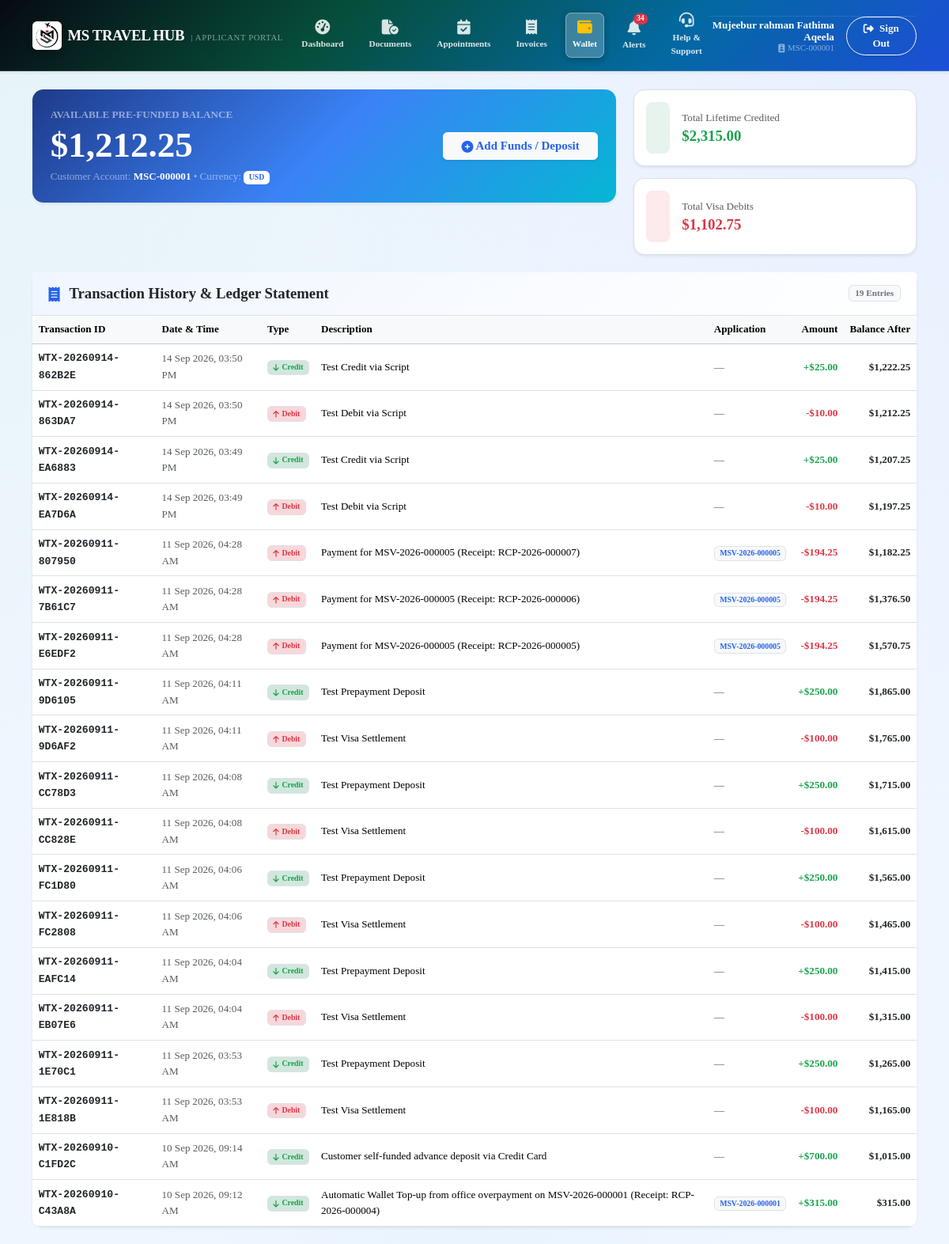
The app's page /portal/wallet (signed in), older data.
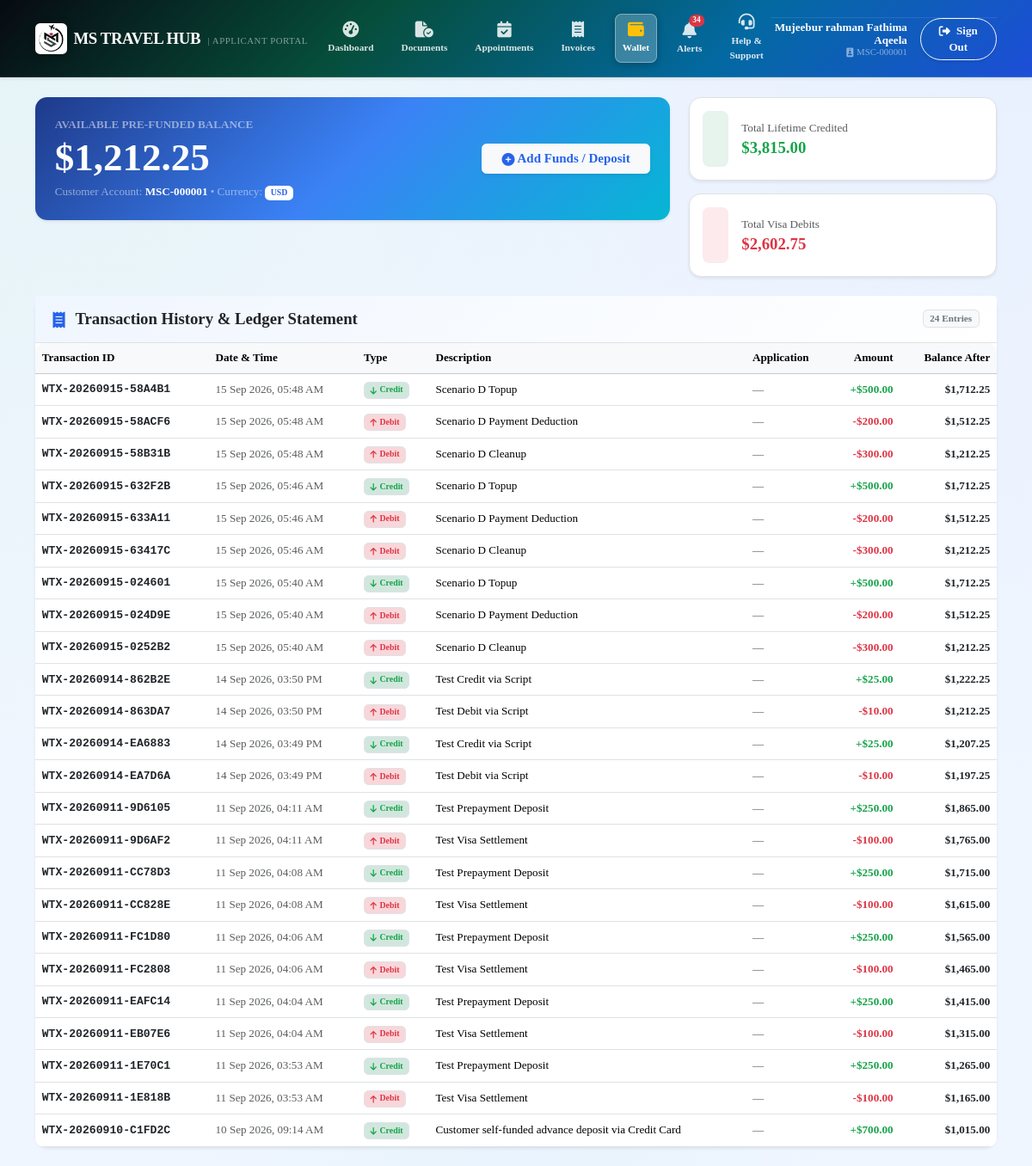
The same page, newer data.
### tables this page shows
CREATE TABLE customer_wallets (
                id INTEGER PRIMARY KEY AUTOINCREMENT,
                customer_id INTEGER NOT NULL UNIQUE,
                currency TEXT DEFAULT 'USD',
                current_balance REAL DEFAULT 0.00,
                total_credited REAL DEFAULT 0.00,
                total_debited REAL DEFAULT 0.00,
                created_at DATETIME DEFAULT CURRENT_TIMESTAMP,
                updated_at DATETIME DEFAULT CURRENT_TIMESTAMP,
                FOREIGN KEY (customer_id) REFERENCES customers(id) ON DELETE CASCADE
            );

CREATE TABLE wallet_transactions (
                id INTEGER PRIMARY KEY AUTOINCREMENT,
                transaction_id TEXT NOT NULL UNIQUE,
                wallet_id INTEGER NOT NULL,
                customer_id INTEGER NOT NULL,
                transaction_type TEXT NOT NULL,
                amount REAL NOT NULL,
                balance_after REAL NOT NULL,
                description TEXT NOT NULL,
                payment_id INTEGER,
                application_id INTEGER,
                created_by INTEGER,
                created_at DATETIME DEFAULT CURRENT_TIMESTAMP, currency TEXT DEFAULT 'USD', original_amount REAL NULL, original_currency TEXT NULL, exchange_rate REAL DEFAULT 1.00, invoice_id INTEGER NULL, payment_method TEXT DEFAULT 'Bank Transfer', reference TEXT NULL, converted_amount REAL NULL, converted_currency TEXT NULL,
                FOREIGN KEY (wallet_id) REFERENCES customer_wallets(id) ON DELETE CASCADE,
                FOREIGN KEY (customer_id) REFERENCES customers(id) ON DELETE CASCADE
            );

CREATE TABLE applications (
    id INTEGER PRIMARY KEY AUTOINCREMENT,
    application_number TEXT NOT NULL UNIQUE,
    customer_id INTEGER NOT NULL,
    visa_service_id INTEGER NOT NULL,
    branch_id INTEGER,
    assigned_staff_id INTEGER,
    supplier_id INTEGER,
    agent_id INTEGER,
    current_stage TEXT NOT NULL DEFAULT 'Application Registered',
    status TEXT NOT NULL DEFAULT 'Draft',
    priority TEXT NOT NULL DEFAULT 'Normal',
    calculated_health INTEGER DEFAULT 100,
    health_reason TEXT,
    nationality TEXT NOT NULL,
    residence_country TEXT NOT NULL,
    passport_number TEXT NOT NULL,
    travel_date DATE,
    return_date DATE,
    application_date DATE NOT NULL,
    expected_completion_date DATE,
    actual_completion_date DATE,
    selling_price REAL NOT NULL DEFAULT 0.00,
    discount REAL DEFAULT 0.00,
    tax_amount REAL DEFAULT 0.00,
    total_amount REAL NOT NULL DEFAULT 0.00,
    paid_amount REAL DEFAULT 0.00,
    balance_amount REAL DEFAULT 0.00,
    supplier_cost REAL DEFAULT 0.00,
    other_expenses REAL DEFAULT 0.00,
    gross_profit REAL DEFAULT 0.00,
    supplier_reference TEXT,
    embassy_reference TEXT,
    visa_number TEXT,
    visa_issue_date DATE,
    visa_expiry_date DATE,
    visa_file TEXT,
    rejection_reason_customer TEXT,
    rejection_reason_internal TEXT,
    return_reason TEXT,
    return_deadline DATE,
    internal_notes TEXT,
    customer_notes TEXT,
    is_archived INTEGER DEFAULT 0,
    created_by INTEGER,
    created_at DATETIME DEFAULT CURRENT_TIMESTAMP,
    updated_at DATETIME DEFAULT CURRENT_TIMESTAMP, next_action TEXT NULL, next_action_due_date DATE NULL, agent_price REAL DEFAULT 0.00, submission_date DATE NULL, embassy_fee DECIMAL(10,2) DEFAULT 0.00, service_fee DECIMAL(10,2) DEFAULT 0.00, notes TEXT NULL, discount_amount DECIMAL(10,2) DEFAULT 0.00, destination_country TEXT NULL, visa_category TEXT NULL, visa_type TEXT NULL, visa_duration TEXT NULL, entry_type TEXT NULL, passport_expiry_date DATE NULL, processing_type TEXT NULL, payment_type TEXT DEFAULT 'Pay Later', payment_status TEXT DEFAULT 'Unpaid',
    FOREIGN KEY (customer_id) REFERENCES customers(id),
    FOREIGN KEY (visa_service_id) REFERENCES visa_services(id),
    FOREIGN KEY (branch_id) REFERENCES branches(id),
    FOREIGN KEY (assigned_staff_id) REFERENCES users(id),
    FOREIGN KEY (supplier_id) REFERENCES suppliers(id),
    FOREIGN KEY (agent_id) REFERENCES agents(id),
    FOREIGN KEY (created_by) REFERENCES users(id)
);

### app/Controllers/PortalController.php (called while the page is built, shortened)
<?php
class PortalController
{
    public function wallet(): void
    {
        $customer = auth_customer();
        $customerId = (int)$customer['id'];
        $wallet = \App\Services\WalletService::getOrCreateWallet($customerId);
        $transactions = \App\Services\WalletService::getTransactions($customerId, 50);
        require_once dirname(__DIR__) . '/Views/portal/wallet.php';
    }
}

### app/Services/WalletService.php (called while the page is built, shortened)
<?php
class WalletService
{
    public static function getOrCreateWallet(int $customerId, string $currency = 'USD'): array
    {
        $pdo = Database::getConnection();
        $stmt = $pdo->prepare("SELECT * FROM customer_wallets WHERE customer_id = ? LIMIT 1");
        $stmt->execute([$customerId]);
        $wallet = $stmt->fetch(PDO::FETCH_ASSOC);
        return $wallet ?: [
            'id' => 0,
            'customer_id' => $customerId,
            'currency' => $currency,
            'current_balance' => 0.00,
            'total_credited' => 0.00,
            'total_debited' => 0.00
        ];
    }
    public static function getTransactions(int $customerId, int $limit = 50): array
    {
        $pdo = Database::getConnection();
        $stmt = $pdo->prepare("SELECT wt.*, a.application_number, u.name as created_by_name
            FROM wallet_transactions wt
            LEFT JOIN applications a ON wt.application_id = a.id
            LEFT JOIN users u ON wt.created_by = u.id
            WHERE wt.customer_id = ?
            ORDER BY wt.created_at DESC
            LIMIT ?");
        $stmt->bindValue(1, $customerId, PDO::PARAM_INT);
        $stmt->bindValue(2, $limit, PDO::PARAM_INT);
        $stmt->execute();
        return $stmt->fetchAll(PDO::FETCH_ASSOC);
    }
}

### app/autoload.php (called while the page is built, shortened)
<?php
function e(?string $string): string {
    return htmlspecialchars((string)($string ?? ''), ENT_QUOTES, 'UTF-8');
}
function auth_customer(): ?array {
    return $_SESSION['customer'] ?? null;
}
function format_currency(float $amount, string $currency = 'USD'): string {
    return '$' . number_format($amount, 2);
}
function format_datetime(?string $date): string {
    return date('d M Y, h:i A', strtotime($date));
}

### app/Views/portal/wallet.php (the view, shortened to what the changed rows need)
<!DOCTYPE html>
<html lang="en">
<head>
  <link href="https://cdn.jsdelivr.net/npm/bootstrap@5.3.3/dist/css/bootstrap.min.css" rel="stylesheet">
  <link href="https://cdnjs.cloudflare.com/ajax/libs/font-awesome/6.5.1/css/all.min.css" rel="stylesheet">
  <link rel="stylesheet" href="/assets/css/main.css?v=7.0.0">
</head>
<body class="app-body">
<?php require_once __DIR__ . '/navbar.php'; ?>
<div class="container py-4">
  <div class="row g-4 mb-4">
    <div class="col-lg-8">
      <div class="card card-enterprise shadow-sm p-4 border-0 text-white" style="background: linear-gradient(135deg, #1e3a8a 0%, #3b82f6 50%, #06b6d4 100%);">
        <div class="d-flex flex-wrap align-items-center justify-content-between gap-3">
          <div>
            <div class="text-white-50 small fw-semibold text-uppercase letter-spacing-1">Available Pre-funded Balance</div>
            <h1 class="display-5 fw-bold text-white mb-1"><?= format_currency((float)$wallet['current_balance']) ?></h1>
            <div class="text-white-50 small">Customer Account: <span class="text-white fw-bold"><?= e($customer['customer_code']) ?></span> &bull; Currency: <span class="badge bg-white text-primary fw-bold">USD</span></div>
          </div>
          <div class="d-flex flex-column gap-2">
            <button class="btn btn-light fw-bold text-primary px-4 py-2.5 shadow-sm" data-bs-toggle="modal" data-bs-target="#depositModal">
              <i class="fa-solid fa-plus-circle me-1.5"></i> Add Funds / Deposit
            </button>
          </div>
        </div>
      </div>
    </div>
    <div class="col-lg-4">
      <div class="row g-3 h-100">
        <div class="col-6 col-lg-12">
          <div class="card card-enterprise shadow-sm p-3 border">
            <div class="d-flex align-items-center gap-3">
              <div class="p-3 bg-success bg-opacity-10 text-success rounded-3 fs-4"><i class="fa-solid fa-arrow-down-left"></i></div>
              <div>
                <div class="text-muted small">Total Lifetime Credited</div>
                <h5 class="fw-bold text-success mb-0"><?= format_currency((float)$wallet['total_credited']) ?></h5>
              </div>
            </div>
          </div>
        </div>
        <div class="col-6 col-lg-12">
          <div class="card card-enterprise shadow-sm p-3 border">
            <div class="d-flex align-items-center gap-3">
              <div class="p-3 bg-danger bg-opacity-10 text-danger rounded-3 fs-4"><i class="fa-solid fa-arrow-up-right"></i></div>
              <div>
                <div class="text-muted small">Total Visa Debits</div>
                <h5 class="fw-bold text-danger mb-0"><?= format_currency((float)$wallet['total_debited']) ?></h5>
              </div>
            </div>
          </div>
        </div>
      </div>
    </div>
  </div>
  <div class="card card-enterprise shadow-sm border-0">
    <div class="card-header bg-white border-bottom py-3 d-flex align-items-center justify-content-between">
      <h5 class="fw-bold mb-0 text-dark"><i class="fa-solid fa-receipt text-primary me-2"></i> Transaction History &amp; Ledger Statement</h5>
      <span class="badge bg-light text-secondary border"><?= count($transactions) ?> Entries</span>
    </div>
    <div class="card-body p-0">
      <?php if (empty($transactions)): ?>
        <div class="text-center py-5 text-muted">
          <i class="fa-solid fa-wallet fa-3x mb-3 opacity-25"></i>
          <h5>No Wallet Transactions</h5>
          <p class="small">Your wallet activity, deposits, and visa processing fee debits will appear here.</p>
        </div>
      <?php else: ?>
        <div class="table-responsive">
          <table class="table table-hover align-middle mb-0 small">
            <thead class="table-light">
              <tr>
                <th>Transaction ID</th>
                <th>Date &amp; Time</th>
                <th>Type</th>
                <th>Description</th>
                <th>Application</th>
                <th class="text-end">Amount</th>
                <th class="text-end">Balance After</th>
              </tr>
            </thead>
            <tbody>
              <?php foreach ($transactions as $t): ?>
                <?php $isCredit = $t['transaction_type'] === 'Credit'; ?>
                <tr>
                  <td><span class="fw-bold text-dark font-monospace"><?= e($t['transaction_id']) ?></span></td>
                  <td class="text-muted"><?= format_datetime($t['created_at']) ?></td>
                  <td>
                    <span class="badge <?= $isCredit ? 'bg-success-subtle text-success' : 'bg-danger-subtle text-danger' ?> fw-bold border">
                      <i class="fa-solid <?= $isCredit ? 'fa-arrow-down me-1' : 'fa-arrow-up me-1' ?>"></i><?= e($t['transaction_type']) ?>
                    </span>
                  </td>
                  <td><?= e($t['description']) ?></td>
                  <td>
                    <?php if (!empty($t['application_number'])): ?>
                      <span class="badge bg-light text-primary border"><?= e($t['application_number']) ?></span>
                    <?php else: ?>
                      <span class="text-muted">—</span>
                    <?php endif; ?>
                  </td>
                  <td class="text-end fw-bold <?= $isCredit ? 'text-success' : 'text-danger' ?>">
                    <?= $isCredit ? '+' : '-' ?><?= format_currency((float)$t['amount']) ?>
                  </td>
                  <td class="text-end fw-bold text-dark"><?= format_currency((float)$t['balance_after']) ?></td>
                </tr>
              <?php endforeach; ?>
            </tbody>
          </table>
        </div>
      <?php endif; ?>
    </div>
  </div>
</div>
</body>
</html>

Row changes from the older to the newer data that the page shows:
removed wallet_transactions: transaction "WTX-20260911-807950", created_at "11 Sep 2026, 04:28 AM", transaction_type "Debit", description "Payment for MSV-2026-000005 (Receipt: RCP-2026-000007)", application.application_number "MSV-2026-000005", amount "$194.25", balance_after "$1,182.25"
removed wallet_transactions: transaction "WTX-20260911-7B61C7", created_at "11 Sep 2026, 04:28 AM", transaction_type "Debit", description "Payment for MSV-2026-000005 (Receipt: RCP-2026-000006)", application.application_number "MSV-2026-000005", amount "$194.25", balance_after "$1,376.50"
removed wallet_transactions: transaction "WTX-20260911-E6EDF2", created_at "11 Sep 2026, 04:28 AM", transaction_type "Debit", description "Payment for MSV-2026-000005 (Receipt: RCP-2026-000005)", application.application_number "MSV-2026-000005", amount "$194.25", balance_after "$1,570.75"
removed wallet_transactions: transaction "WTX-20260910-C43A8A", created_at "10 Sep 2026, 09:12 AM", transaction_type "Credit", description "Automatic Wallet Top-up from office overpayment on MSV-2026-000001 (Receipt: RCP-2026-000004)", application.application_number "MSV-2026-000001", amount "$315.00", balance_after "$315.00"
changed customer_wallets: total_credited "$2,315.00" → "$3,815.00"; total_debited "$1,102.75" → "$2,602.75"
added wallet_transactions: transaction "WTX-20260915-58A4B1", created_at "15 Sep 2026, 05:48 AM", transaction_type "Credit", description "Scenario D Topup", amount "$500.00", balance_after "$1,712.25"
added wallet_transactions: transaction "WTX-20260915-58ACF6", created_at "15 Sep 2026, 05:48 AM", transaction_type "Debit", description "Scenario D Payment Deduction", amount "$200.00", balance_after "$1,512.25"
added wallet_transactions: transaction "WTX-20260915-58B31B", created_at "15 Sep 2026, 05:48 AM", transaction_type "Debit", description "Scenario D Cleanup", amount "$300.00", balance_after "$1,212.25"
added wallet_transactions: transaction "WTX-20260915-632F2B", created_at "15 Sep 2026, 05:46 AM", transaction_type "Credit", description "Scenario D Topup", amount "$500.00", balance_after "$1,712.25"
added wallet_transactions: transaction "WTX-20260915-633A11", created_at "15 Sep 2026, 05:46 AM", transaction_type "Debit", description "Scenario D Payment Deduction", amount "$200.00", balance_after "$1,512.25"
added wallet_transactions: transaction "WTX-20260915-63417C", created_at "15 Sep 2026, 05:46 AM", transaction_type "Debit", description "Scenario D Cleanup", amount "$300.00", balance_after "$1,212.25"
added wallet_transactions: transaction "WTX-20260915-024601", created_at "15 Sep 2026, 05:40 AM", transaction_type "Credit", description "Scenario D Topup", amount "$500.00", balance_after "$1,712.25"
added wallet_transactions: transaction "WTX-20260915-024D9E", created_at "15 Sep 2026, 05:40 AM", transaction_type "Debit", description "Scenario D Payment Deduction", amount "$200.00", balance_after "$1,512.25"
added wallet_transactions: transaction "WTX-20260915-0252B2", created_at "15 Sep 2026, 05:40 AM", transaction_type "Debit", description "Scenario D Cleanup", amount "$300.00", balance_after "$1,212.25"
Text that changed along with them:
count($transactions): "19" → "24"
